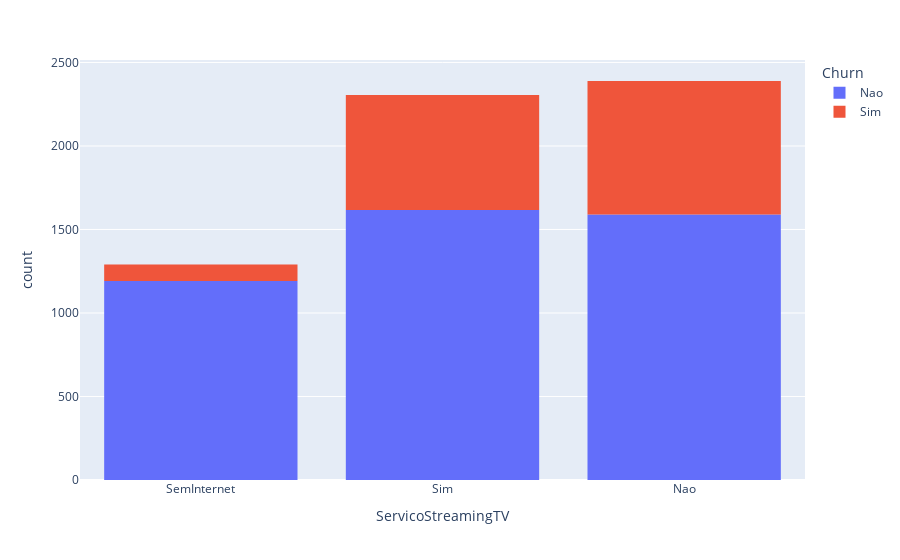

Here is the notebook cell this chart was saved with:
### Code cell
graph = px .histogram(table, x = "ServicoStreamingTV", color = "Churn")
graph.show()

### Figure 1 — Plotly figure (JSON) as saved in the notebook; plotly's stock layout.template omitted (floating-point values rounded to 4 significant figures; data arrays with more than 128 entries replaced by an {"elided": "..."} marker saying what was removed)
{"data": [{"alignmentgroup": "True", "bingroup": "x", "hovertemplate": "Churn=Nao<br>ServicoStreamingTV=%{x}<br>count=%{y}<extra></extra>", "legendgroup": "Nao", "marker": {"color": "#636efa", "pattern": {"shape": ""}}, "name": "Nao", "offsetgroup": "Nao", "orientation": "v", "showlegend": true, "type": "histogram", "x": {"elided": "4398 str values"}, "xaxis": "x", "yaxis": "y"}, {"alignmentgroup": "True", "bingroup": "x", "hovertemplate": "Churn=Sim<br>ServicoStreamingTV=%{x}<br>count=%{y}<extra></extra>", "legendgroup": "Sim", "marker": {"color": "#EF553B", "pattern": {"shape": ""}}, "name": "Sim", "offsetgroup": "Sim", "orientation": "v", "showlegend": true, "type": "histogram", "x": {"elided": "1587 str values"}, "xaxis": "x", "yaxis": "y"}], "layout": {"barmode": "relative", "legend": {"title": {"text": "Churn"}, "tracegroupgap": 0}, "margin": {"t": 60}, "xaxis": {"anchor": "y", "domain": [0, 1], "title": {"text": "ServicoStreamingTV"}}, "yaxis": {"anchor": "x", "domain": [0, 1], "title": {"text": "count"}}}}
